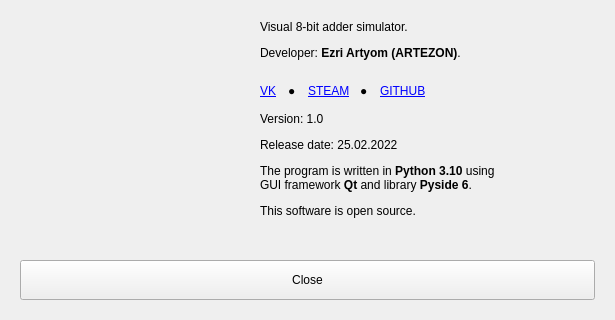
<?xml version="1.0" encoding="UTF-8"?>
<ui version="4.0">
 <class>about_window</class>
 <widget class="QWidget" name="about_window">
  <property name="geometry">
   <rect>
    <x>0</x>
    <y>0</y>
    <width>615</width>
    <height>320</height>
   </rect>
  </property>
  <property name="windowTitle">
   <string>Dialog</string>
  </property>
  <widget class="QLabel" name="text">
   <property name="geometry">
    <rect>
     <x>260</x>
     <y>20</y>
     <width>431</width>
     <height>261</height>
    </rect>
   </property>
   <property name="font">
    <font>
     <stylestrategy>PreferAntialias</stylestrategy>
    </font>
   </property>
   <property name="text">
    <string>&lt;html&gt;&lt;head/&gt;&lt;body&gt;&lt;p&gt;Visual 8-bit adder simulator.&lt;/p&gt;&lt;p&gt;Developer: &lt;span style=&quot; font-weight:700;&quot;&gt;Ezri Artyom (ARTEZON)&lt;/span&gt;.&lt;/p&gt;&lt;br&gt;&lt;p&gt;Version: 1.0&lt;/p&gt;&lt;p&gt;Release date: 25.02.2022&lt;/p&gt;&lt;p&gt;The program is written in &lt;span style=&quot; font-weight:700;&quot;&gt;Python 3.10&lt;/span&gt; using&lt;br&gt;GUI framework &lt;span style=&quot; font-weight:700;&quot;&gt;Qt&lt;/span&gt; and library &lt;span style=&quot; font-weight:700;&quot;&gt;Pyside 6&lt;/span&gt;.&lt;/p&gt;&lt;p&gt;This software is open source.&lt;/p&gt;&lt;/body&gt;&lt;/html&gt;</string>
   </property>
   <property name="alignment">
    <set>Qt::AlignLeading|Qt::AlignLeft|Qt::AlignTop</set>
   </property>
   <property name="openExternalLinks">
    <bool>true</bool>
   </property>
  </widget>
  <widget class="QWidget" name="logo" native="true">
   <property name="geometry">
    <rect>
     <x>20</x>
     <y>20</y>
     <width>217</width>
     <height>217</height>
    </rect>
   </property>
   <property name="styleSheet">
    <string notr="true">image: url(res/author.png);</string>
   </property>
  </widget>
  <widget class="QLabel" name="text_2">
   <property name="geometry">
    <rect>
     <x>260</x>
     <y>84</y>
     <width>21</width>
     <height>21</height>
    </rect>
   </property>
   <property name="font">
    <font>
     <stylestrategy>PreferAntialias</stylestrategy>
    </font>
   </property>
   <property name="text">
    <string>&lt;a href=&quot;https://vk.com/artez0n&quot;&gt;VK&lt;/a&gt;</string>
   </property>
   <property name="alignment">
    <set>Qt::AlignLeading|Qt::AlignLeft|Qt::AlignTop</set>
   </property>
   <property name="openExternalLinks">
    <bool>true</bool>
   </property>
  </widget>
  <widget class="QLabel" name="text_3">
   <property name="geometry">
    <rect>
     <x>308</x>
     <y>84</y>
     <width>51</width>
     <height>21</height>
    </rect>
   </property>
   <property name="font">
    <font>
     <stylestrategy>PreferAntialias</stylestrategy>
    </font>
   </property>
   <property name="text">
    <string>&lt;a href=&quot;https://steamcommunity.com/id/artez0n&quot;&gt;STEAM&lt;/a&gt;</string>
   </property>
   <property name="alignment">
    <set>Qt::AlignLeading|Qt::AlignLeft|Qt::AlignTop</set>
   </property>
   <property name="openExternalLinks">
    <bool>true</bool>
   </property>
  </widget>
  <widget class="QLabel" name="text_4">
   <property name="geometry">
    <rect>
     <x>380</x>
     <y>84</y>
     <width>51</width>
     <height>21</height>
    </rect>
   </property>
   <property name="font">
    <font>
     <stylestrategy>PreferAntialias</stylestrategy>
    </font>
   </property>
   <property name="text">
    <string>&lt;a href=&quot;https://github.com/ARTEZON&quot;&gt;GITHUB&lt;/a&gt;</string>
   </property>
   <property name="alignment">
    <set>Qt::AlignLeading|Qt::AlignLeft|Qt::AlignTop</set>
   </property>
   <property name="openExternalLinks">
    <bool>true</bool>
   </property>
  </widget>
  <widget class="QLabel" name="text_5">
   <property name="geometry">
    <rect>
     <x>288</x>
     <y>84</y>
     <width>16</width>
     <height>21</height>
    </rect>
   </property>
   <property name="font">
    <font>
     <stylestrategy>PreferAntialias</stylestrategy>
    </font>
   </property>
   <property name="text">
    <string>●</string>
   </property>
   <property name="alignment">
    <set>Qt::AlignLeading|Qt::AlignLeft|Qt::AlignTop</set>
   </property>
   <property name="openExternalLinks">
    <bool>true</bool>
   </property>
  </widget>
  <widget class="QLabel" name="text_6">
   <property name="geometry">
    <rect>
     <x>360</x>
     <y>84</y>
     <width>16</width>
     <height>21</height>
    </rect>
   </property>
   <property name="font">
    <font>
     <stylestrategy>PreferAntialias</stylestrategy>
    </font>
   </property>
   <property name="text">
    <string>●</string>
   </property>
   <property name="alignment">
    <set>Qt::AlignLeading|Qt::AlignLeft|Qt::AlignTop</set>
   </property>
   <property name="openExternalLinks">
    <bool>true</bool>
   </property>
  </widget>
  <widget class="QPushButton" name="close_button">
   <property name="geometry">
    <rect>
     <x>20</x>
     <y>260</y>
     <width>575</width>
     <height>40</height>
    </rect>
   </property>
   <property name="sizePolicy">
    <sizepolicy hsizetype="Maximum" vsizetype="Fixed">
     <horstretch>0</horstretch>
     <verstretch>0</verstretch>
    </sizepolicy>
   </property>
   <property name="minimumSize">
    <size>
     <width>0</width>
     <height>0</height>
    </size>
   </property>
   <property name="font">
    <font>
     <stylestrategy>PreferAntialias</stylestrategy>
    </font>
   </property>
   <property name="styleSheet">
    <string notr="true"/>
   </property>
   <property name="text">
    <string>Close</string>
   </property>
  </widget>
 </widget>
 <resources/>
 <connections/>
</ui>
